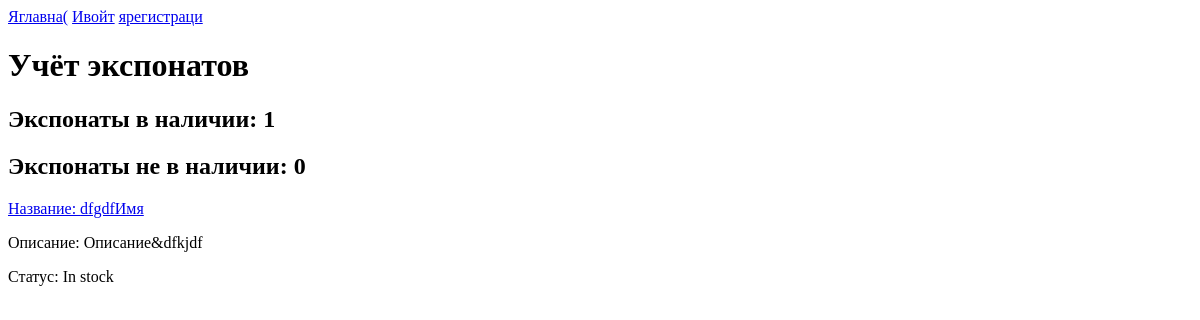
/posts/, run on an earlier commit of the app's database.
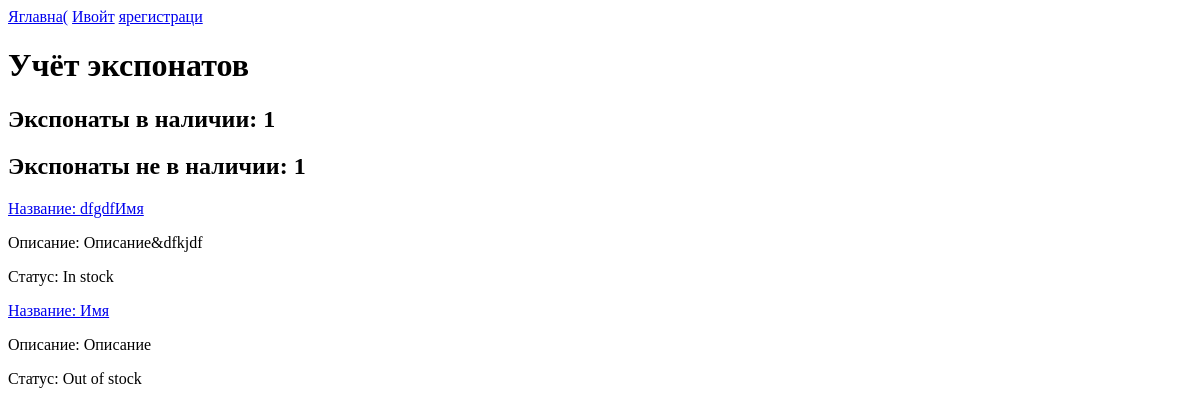
And on a later commit of the database.
### posts/models.py (models this page shows)
class Post(models.Model):
    name = models.CharField(max_length=120, default='Имя')
    description = models.TextField(default='Описание')
    status = models.CharField(max_length=30, choices=STATUS_CHOICES, default='in')
    author = models.ForeignKey('ReallyUser', on_delete=models.CASCADE, verbose_name='Создатель интернета', null=True)

### posts/views.py (the view)
# urls.py: path('', views.index, name='index'),
def index(request):
    posts = Post.objects.all()
    num_posts_available = Post.objects.filter(status__exact='in').count()
    num_posts_unavailable = Post.objects.filter(status__exact='out').count()
    context = {'posts': posts, 'num_posts_available': num_posts_available, 'num_posts_unavailable': num_posts_unavailable}
    return render(request, 'index.html', context)

### posts/templates/index.html
{% extends "base_generic.html" %}
{% block content %}
    <h1>Учёт экспонатов</h1>
    <h2>Экспонаты в наличии: {{ num_posts_available }}</h2>
    <h2>Экспонаты не в наличии: {{ num_posts_unavailable }}</h2>
    {% if posts %}
        <div>
            {% for post in posts %}
            <a href="{% url 'post-detail' post.id %}">Название: {{ post.name }}</a>
            <p>Описание: {{ post.description }}</p>
            <p>Статус: {{ post.get_status_display }}</p>
            {% endfor %}
        </div>
        {% else %}
            <p>Нет!</p>
        {% endif %}
{% endblock %}

What changed in the data, as far as the page shows it:
added Post: name "Имя", description "Описание", status "Out of stock"
Also different on the page:
{{ num_posts_unavailable }}: "0" → "1"
